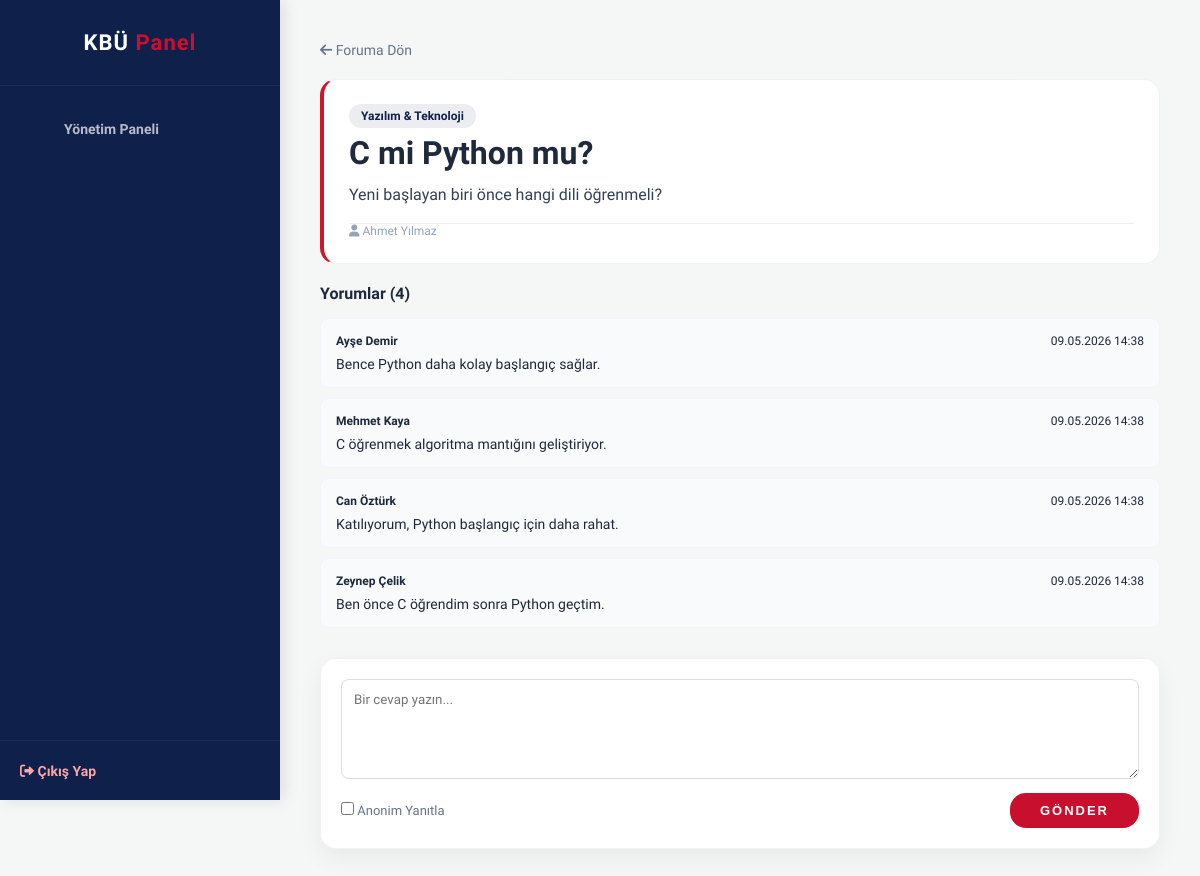
Screenshot of /kariyer_platformu/forum/post_detail.php?id=1 (signed in) with the database file from the repository.
### tables this page shows
CREATE TABLE forum_posts (
    id INT PRIMARY KEY AUTO_INCREMENT,
    user_id INT NOT NULL,
    category_id INT NOT NULL,
    title VARCHAR(255) NOT NULL,
    content TEXT NOT NULL,
    is_anonymous BOOLEAN DEFAULT FALSE,
    created_at TIMESTAMP DEFAULT CURRENT_TIMESTAMP,
    FOREIGN KEY (user_id) REFERENCES users(id) ON DELETE CASCADE,
    FOREIGN KEY (category_id) REFERENCES forum_categories(id) ON DELETE CASCADE,
    FULLTEXT(title, content)
);

CREATE TABLE forum_categories (
    id INT PRIMARY KEY AUTO_INCREMENT,
    name VARCHAR(100) UNIQUE NOT NULL
);

CREATE TABLE users (
    id INT PRIMARY KEY AUTO_INCREMENT,
    first_name VARCHAR(100) NOT NULL,
    last_name VARCHAR(100) NOT NULL,
    email VARCHAR(255) UNIQUE NOT NULL,
    password VARCHAR(255) NOT NULL,
    role ENUM('student', 'graduate', 'admin') NOT NULL,
    is_verified BOOLEAN DEFAULT FALSE,
    gender ENUM('male', 'female', 'other') NULL,
    created_at TIMESTAMP DEFAULT CURRENT_TIMESTAMP
);

CREATE TABLE forum_comments (
    id INT PRIMARY KEY AUTO_INCREMENT,
    post_id INT NOT NULL,
    user_id INT NOT NULL,
    parent_comment_id INT NULL,
    content TEXT NOT NULL,
    is_anonymous BOOLEAN DEFAULT FALSE,
    created_at TIMESTAMP DEFAULT CURRENT_TIMESTAMP,
    FOREIGN KEY (post_id) REFERENCES forum_posts(id) ON DELETE CASCADE,
    FOREIGN KEY (user_id) REFERENCES users(id) ON DELETE CASCADE,
    FOREIGN KEY (parent_comment_id) REFERENCES forum_comments(id) ON DELETE SET NULL
);

### kariyer_platformu/includes/functions.php (called while the page is built, shortened)
<?php
function format_date($date) {
    return date('d.m.Y H:i', strtotime($date));
}
?>

### kariyer_platformu/forum/post_detail.php (the view, shortened to what this page needs)
<?php
require_once "../includes/db.php";
require_once "../includes/functions.php";
$id = isset($_GET['id']) ? intval($_GET['id']) : 0;
$post_res = $conn->query("SELECT fp.*, fc.name as category_name, u.first_name, u.last_name FROM forum_posts fp JOIN forum_categories fc ON fp.category_id = fc.id JOIN users u ON fp.user_id = u.id WHERE fp.id = $id");
$post = $post_res->fetch_assoc();
$comments = $conn->query("SELECT fc.*, u.first_name, u.last_name FROM forum_comments fc JOIN users u ON fc.user_id = u.id WHERE fc.post_id = $id ORDER BY fc.created_at ASC");
?>
<!DOCTYPE html>
<html lang="tr">
<head>
    <link rel="stylesheet" href="https://cdnjs.cloudflare.com/ajax/libs/font-awesome/6.0.0/css/all.min.css">
    <link rel="stylesheet" href="../assets/css/main.css">
    <link rel="stylesheet" href="../assets/css/app.css">
    <link rel="stylesheet" href="../assets/css/forum.css">
</head>
<body>
    <div class="app-container">
        <?php include "../includes/sidebar.php"; ?>
        <main class="main-content">
            <a href="forum.php" style="text-decoration:none; color:#64748b; font-size: 14px;"><i class="fa-solid fa-arrow-left"></i> Foruma Dön</a>
            <div class="post-card" style="padding:25px; margin:20px 0; border-left: 4px solid #cc182a;">
                <span class="post-badge"><?= htmlspecialchars($post['category_name']) ?></span>
                <h1 style="margin: 10px 0;"><?= htmlspecialchars($post['title']) ?></h1>
                <p style="color: #334155; line-height: 1.6;"><?= nl2br(htmlspecialchars($post['content'])) ?></p>
                <div style="font-size: 12px; color: #94a3b8; border-top: 1px solid #eee; pt: 10px; margin-top: 15px;">
                    <span><i class="fa-solid fa-user"></i> <?= $post['is_anonymous'] ? 'Anonim' : $post['first_name'].' '.$post['last_name'] ?></span>
                </div>
            </div>
            <div id="commentList">
                <h3 style="font-size: 16px; margin-bottom: 15px;">Yorumlar (<?= $comments->num_rows ?>)</h3>
                <?php while($c = $comments->fetch_assoc()): ?>
                    <div class="comment-box" style="background:#f8fafc; padding:15px; margin-bottom:10px; border-radius:8px; border: 1px solid #f1f5f9;">
                        <div style="display:flex; justify-content:space-between; font-size:12px; margin-bottom: 8px;">
                            <span style="font-weight: bold;"><?= $c['is_anonymous'] ? 'Anonim' : $c['first_name'].' '.$c['last_name'] ?></span>
                            <div>
                                <span><?= format_date($c['created_at']) ?></span>
                            </div>
                        </div>
                        <p style="margin:0; font-size: 14px;"><?= nl2br(htmlspecialchars($c['content'])) ?></p>
                    </div>
                <?php endwhile; ?>
            </div>
            <div class="create-post-card" style="margin-top: 30px; padding: 20px;">
                <form id="commentForm">
                    <textarea name="content" required placeholder="Bir cevap yazın..." style="width: 100%; min-height: 100px; padding: 12px; border: 1px solid #ddd; border-radius: 8px; margin-bottom: 10px;"></textarea>
                    <div style="display: flex; justify-content: space-between; align-items: center;">
                        <label style="font-size: 13px; color: #64748b;"><input type="checkbox" name="is_anonymous" value="1"> Anonim Yanıtla</label>
                        <button type="submit" class="btn-primary" id="submitBtn" style="width: auto; padding: 10px 30px; cursor: pointer;">GÖNDER</button>
                    </div>
                </form>
            </div>
        </main>
    </div>
</body>
</html>

### kariyer_platformu/assets/css/main.css (style rules this page uses)
:root { --kbu-lacivert: #0F204B; --kbu-kirmizi: #C8102E; --kbu-beyaz: #FFFFFF; --bg-light: #F4F7F6; --text-dark: #1E293B; --text-muted: #64748B; --card-shadow: 0 10px 30px rgba(15, 32, 75, 0.08); --font-main: 'Plus Jakarta Sans', sans-serif; --transition: all 0.3s ease; }
* { margin: 0; padding: 0; box-sizing: border-box; }
body { font-family: var(--font-main); background-color: var(--bg-light); color: var(--text-dark); min-height: 100vh; }
a { text-decoration: none; color: var(--kbu-lacivert); transition: var(--transition); }
.btn-primary { display: inline-block; width: 100%; padding: 16px; background-color: var(--kbu-kirmizi); color: white !important; border: none; border-radius: 16px; font-weight: 800; font-size: 13px; text-transform: uppercase; letter-spacing: 2px; cursor: pointer; transition: var(--transition); text-align: center; }

### kariyer_platformu/assets/css/app.css (style rules this page uses)
.app-container { display: flex; min-height: 100vh; background-color: var(--bg-light); }
.main-content { flex: 1; margin-left: 280px; padding: 40px; }

### kariyer_platformu/assets/css/forum.css (style rules this page uses)
.create-post-card { background: white; padding: 25px; border-radius: 16px; border: 1px solid rgba(0,0,0,0.05); margin-bottom: 30px; box-shadow: 0 10px 25px rgba(0,0,0,0.05); }
.create-post-card input, .create-post-card select { flex: 1; padding: 12px; border: 1px solid #e2e8f0; border-radius: 8px; outline: none; }
.create-post-card textarea { width: 100%; padding: 15px; border: 1px solid #e2e8f0; border-radius: 8px; margin-bottom: 15px; min-height: 120px; resize: vertical; font-family: inherit; }
.post-card { background: white; border-radius: 16px; padding: 25px; margin-bottom: 20px; border: 1px solid rgba(0,0,0,0.05); border-left: 4px solid var(--kbu-lacivert); transition: all 0.3s ease; display: block; text-decoration: none; color: inherit; }
.post-badge { background: rgba(15, 32, 75, 0.08); color: var(--kbu-lacivert); padding: 5px 12px; border-radius: 20px; font-size: 12px; font-weight: 700; }
.comment-box { background: rgba(0,0,0,0.02); padding: 20px; border-radius: 12px; margin-bottom: 15px; border: 1px solid rgba(0,0,0,0.03); }

### rows the page displays
forum_posts: category.name "Yazılım & Teknoloji", title "C mi Python mu?", content "Yeni başlayan biri önce hangi dili öğrenmeli?", user.first_name "Ahmet", user.last_name "Yılmaz"
forum_comments: user.first_name "Ayşe", user.last_name "Demir", created_at "09.05.2026 14:38", content "Bence Python daha kolay başlangıç sağlar."
forum_comments: user.first_name "Mehmet", user.last_name "Kaya", created_at "09.05.2026 14:38", content "C öğrenmek algoritma mantığını geliştiriyor."
forum_comments: user.first_name "Can", user.last_name "Öztürk", created_at "09.05.2026 14:38", content "Katılıyorum, Python başlangıç için daha rahat."
forum_comments: user.first_name "Zeynep", user.last_name "Çelik", created_at "09.05.2026 14:38", content "Ben önce C öğrendim sonra Python geçtim."

### other values shown
$comments->num_rows "4"
